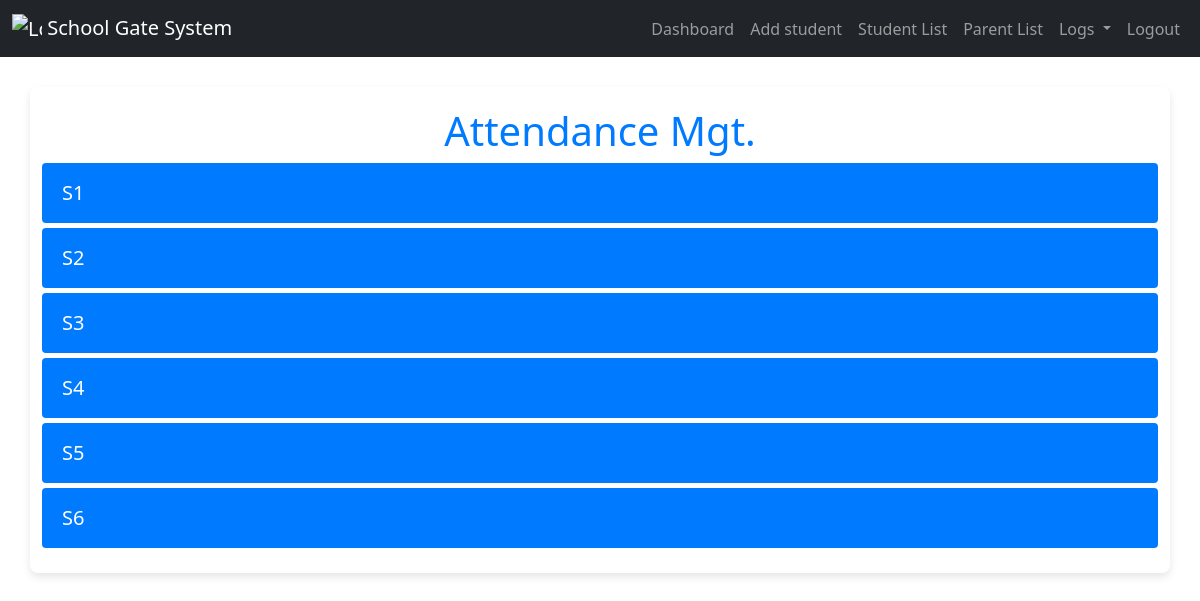
Page /main/ticker.php (signed in) on the committed database.
### tables this page shows
CREATE TABLE IF NOT EXISTS `scrap` (
  `autoid` int NOT NULL AUTO_INCREMENT,
  `autodate` timestamp NULL DEFAULT CURRENT_TIMESTAMP,
  `item` varchar(50) NOT NULL,
  `item2` varchar(50) DEFAULT NULL,
  `item3` varchar(50) DEFAULT NULL,
  `type` varchar(50) NOT NULL,
  `item4` varchar(50) DEFAULT NULL,
  `item5` varchar(50) DEFAULT NULL,
  `item6` varchar(50) DEFAULT NULL,
  PRIMARY KEY (`autoid`)
);

### main/ticker.php (the view, shortened to what this page needs)
<?php
require_once 'connect.php';
$stmt_classes = $dbh->prepare("SELECT item FROM scrap WHERE type = 'seniorclass'");
$stmt_classes->execute();
$classes = $stmt_classes->fetchAll(PDO::FETCH_ASSOC);
?>
<!DOCTYPE html>
<html lang="en">
<head>
</head>
<body>
    <?php include ("menu.php");?>
    <div class="container">
        <h1>Attendance Mgt.</h1>
        <?php foreach ($classes as $index => $class) {
            $class_name = htmlspecialchars($class['item']);
        ?>
        <button class="collapsible" data-index="<?php echo $index; ?>"><?php echo $class_name; ?></button>
        <?php } ?>
    </div>
</body>
</html>

### main/assets/css/main.css (style rules this page uses)
body { background-color: #f4f6f8; font-family: 'Arial', sans-serif; }

### main/ticker.php (style rules this page uses)
body { font-family: Arial, sans-serif; background-color: #f8f9fa; margin: 0; padding: 0; }
.container { max-width: 900px; margin: 30px auto; padding: 20px; background-color: #ffffff; border-radius: 8px; box-shadow: 0 4px 8px rgba(0, 0, 0, 0.1); }
h1 { text-align: center; color: #007bff; margin-bottom: 20px; }
.collapsible { background-color: #007bff; color: white; cursor: pointer; padding: 15px 20px; margin: 5px 0; font-size: 20px; border: none; border-radius: 4px; text-align: left; display: block; width: 100%; }

### rows in the picture
scrap: item "S1"
scrap: item "S2"
scrap: item "S3"
scrap: item "S4"
scrap: item "S5"
scrap: item "S6"
